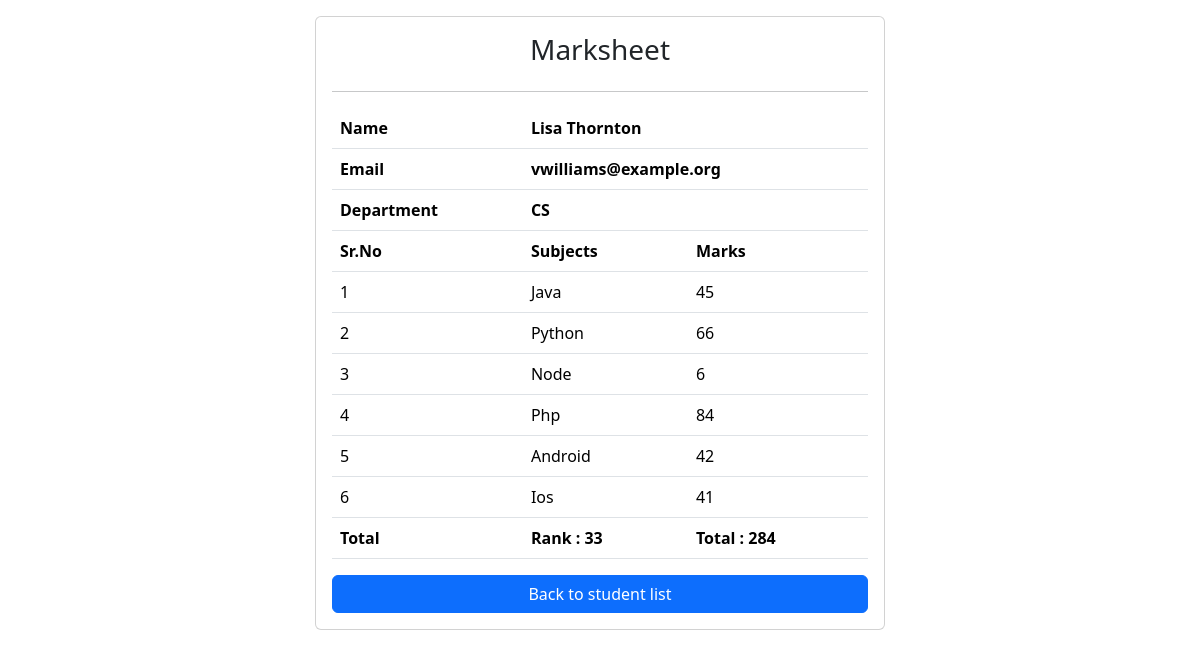
/marksheet?id=2, run on the app's committed database.
### app/models.py (models this page shows)
class Marks(models.Model):
    student = models.ForeignKey(Student, on_delete=models.CASCADE)
    subject = models.ForeignKey(Subject, on_delete=models.CASCADE)
    marks = models.IntegerField(default=0)

class Student(models.Model):
    dept = models.ForeignKey(Department,on_delete=models.CASCADE)
    stid = models.ForeignKey(StudentId,on_delete=models.CASCADE)
    name = models.CharField(max_length=30)
    email  =models.CharField(max_length=50)
    age = models.IntegerField()

class Department(models.Model):
    name = models.CharField(max_length=20)

class Subject(models.Model):
    name = models.CharField(max_length=20)

### app/views.py (the view)
# urls.py: path("marksheet",marksheet,name="marksheet")
def marksheet(request):
    id = int(request.GET['id'])
    allstudents =  Marks.objects.filter(student_id=id)
    sum =  allstudents.aggregate(total = Sum("marks"))
    rankstduents = Student.objects.annotate(total=Sum("marks__marks")).order_by("-total")
    count = 0
    for ranks in rankstduents:
        count+=1
        if ranks.id==id :
            break;
    return render(request,"marksheet.html",{"students":allstudents,"sum":sum,"count":count})

### app/templates/marksheet.html (shortened to what this page needs)
<!DOCTYPE html>
<html lang="en">
<head>
    <link href="https://cdn.jsdelivr.net/npm/bootstrap@5.3.6/dist/css/bootstrap.min.css" rel="stylesheet">
</head>
<body>
        <div class="container">
            <div class="row">
                <div class="col-6 mx-auto card p-3 mt-3">
                    <h3 align="center">Marksheet</h3>
                    <hr>
                    <table class="table">
                        <tr>
                            <th>Name</th>
                            <th colspan="2">{{students.0.student.name}}</th>
                        </tr>
                        <tr>
                            <th>Email</th>
                            <th colspan="2">{{students.0.student.email}}</th>
                        </tr>
                        <tr>
                            <th>Department</th>
                            <th colspan="2">{{students.0.student.dept.name}}</th>
                        </tr>
                        <tr>
                            <th>Sr.No</th>
                            <th>Subjects</th>
                            <th>Marks</th>
                        </tr>
                        {%for student in students%}
                        <tr>
                            <td>{{forloop.counter}}</td>
                            <td>{{student.subject.name}}</td>
                            <td>{{student.marks}}</td>
                        </tr>
                        {%endfor%}
                        <tr>
                            <th>Total</th>
                            <th>Rank : {{count}}</th>
                            <th>Total : {{sum.total}} </th>
                        </tr>
                    </table>
                    <a href="{%url 'index'%}" class="btn btn-primary">Back to student list</a>
                </div>
            </div>
        </div>
</body>
</html>

### data on the page
Marks: student.name "Lisa Thornton", student.email "vwilliams@example.org", student.name "CS", subject.name "Java", marks "45"
Marks: subject.name "Python", marks "66"
Marks: subject.name "Node", marks "6"
Marks: subject.name "Php", marks "84"
Marks: subject.name "Android", marks "42"
Marks: subject.name "Ios", marks "41"

### other printed values
{{ count }} "33"
{{ sum.total }} "284"
